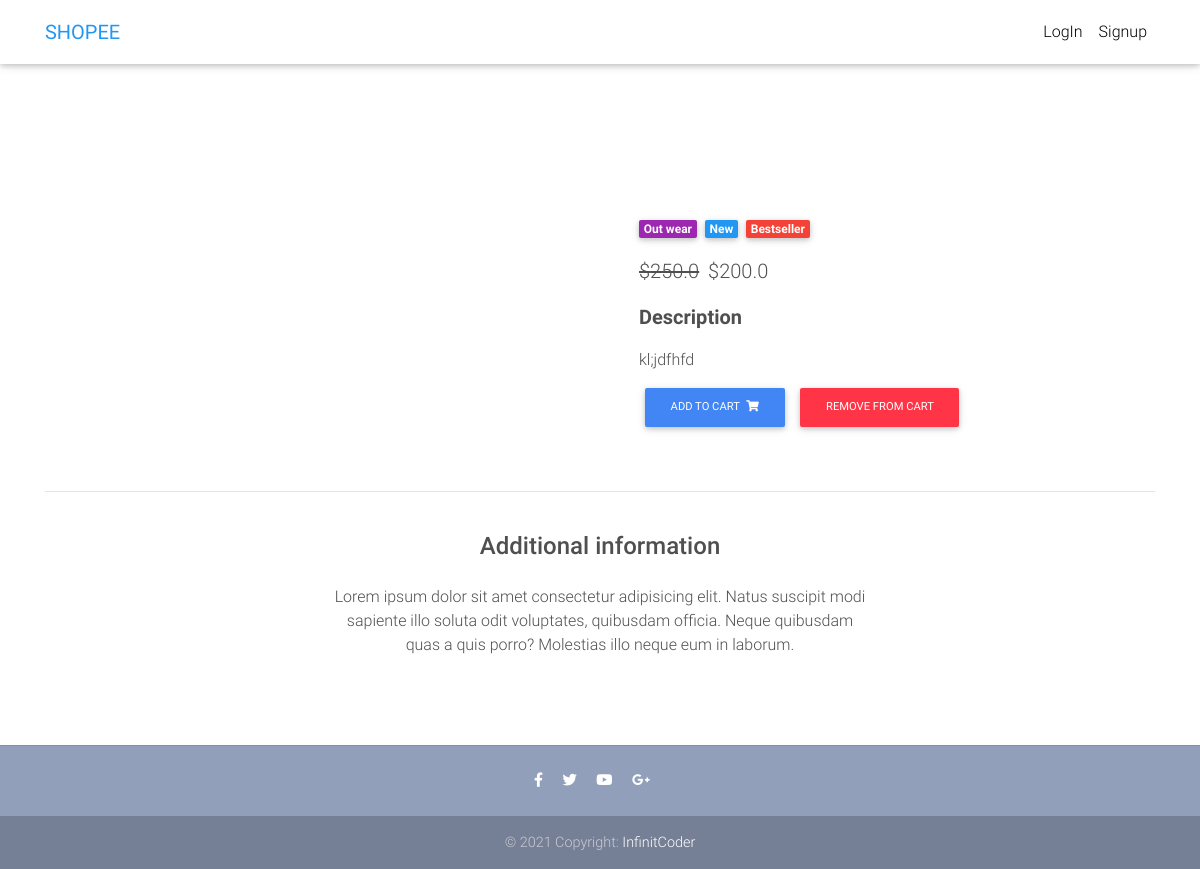
/product/1/, run on the app's committed database.
### core/models.py (models this page shows, shortened)
class Item(models.Model):
    title = models.CharField(max_length=100)
    price = models.FloatField()
    category = models.CharField(choices=CATEGORY_CHOICES,max_length=2)
    label = models.CharField(choices=LABEL_CHOICES,max_length=1)
    discount_price = models.FloatField(blank=True, null=True)
    slug = models.SlugField()
    description = models.TextField()
    image = models.ImageField()
    def get_add_to_cart_url(self):
        return reverse("core:add-to-cart",kwargs={
            'slug':self.slug
        })
    def get_remove_from_cart_url(self):
        return reverse("core:remove-from-cart",kwargs={
            'slug':self.slug
        })

### core/views.py (the view)
# urls.py: path('product/<slug>/',ItemDetailView.as_view(),name='product'),
class ItemDetailView(DetailView):
    model = Item
    template_name = 'product-page.html'

### templates/product-page.html (shortened to what this page needs)
{% extends 'base.html' %}
{% block content %}
{% include 'navbar.html' %}
  <main class="mt-5 pt-4">
    <div class="container dark-grey-text mt-5">
      <div class="row wow fadeIn">
        <div class="col-md-6 mb-4">
        </div>
        <div class="col-md-6 mb-4">
          <div class="p-4">
            <div class="mb-3">
              <a href="">
                <span class="badge purple mr-1">{{ object.get_category_display}} </span>
              </a>
              <a href="">
                <span class="badge blue mr-1">New</span>
              </a>
              <a href="">
                <span class="badge red mr-1">Bestseller</span>
              </a>
            </div>
            <p class="lead">
              {% if object.discount_price %}
              <span class="mr-1">
                <del>${{ object.price }}</del>
              </span>
              <span>${{ object.discount_price }}</span>
              {% else %}
              <span>$ {{ object.price }}</span>
              {% endif %}
            </p>
            <p class="lead font-weight-bold">Description</p>
            <p>{{ object.description }}</p>
            <a href="{{ object.get_add_to_cart_url }}" class="btn btn-primary btn-md my-0 p" >Add to cart
              <i class="fas fa-shopping-cart ml-1"></i>
            </a>
            <a href="{{ object.get_remove_from_cart_url }}" class="btn btn-danger btn-md my-0 p">Remove from cart
            </a>
          </div>
        </div>
      </div>
      <hr>
      <div class="row d-flex justify-content-center wow fadeIn">
        <div class="col-md-6 text-center">
          <h4 class="my-4 h4">Additional information</h4>
          <p>Lorem ipsum dolor sit amet consectetur adipisicing elit. Natus suscipit modi sapiente illo soluta odit
            voluptates,
            quibusdam officia. Neque quibusdam quas a quis porro? Molestias illo neque eum in laborum.</p>
        </div>
      </div>
      <div class="row wow fadeIn">
        <div class="col-lg-4 col-md-12 mb-4">
        </div>
        <div class="col-lg-4 col-md-6 mb-4">
        </div>
        <div class="col-lg-4 col-md-6 mb-4">
        </div>
      </div>
    </div>
  </main>
  {% endblock content %}

### templates/base.html (style rules this page uses)
html, body, header, .carousel { height: 60vh; }

### data on the page
Item: category "Out wear", price "250.0", discount_price "200.0", description "kl;jdfhfd"
